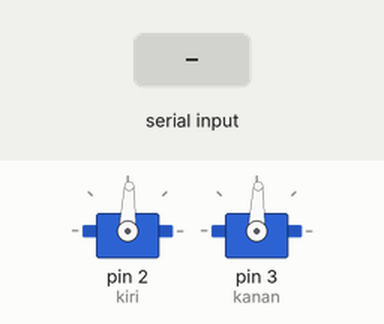
The sketch below on a simulated Arduino Uno, built with avr-gcc and run on an emulated ATmega328P. On the bench: 2 × servo. Inputs (shaded band) come from the test bench.

Above: at 1.2 s.
1.3 s: "1" received over Serial
At 2.2 s:
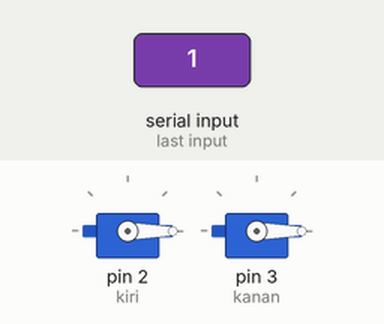
2.8 s: "2" received over Serial
At 3.3 s:
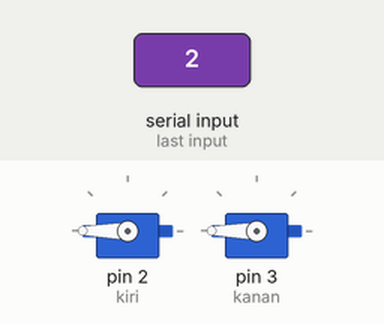
4.3 s: "3" received over Serial
At 5.5 s:
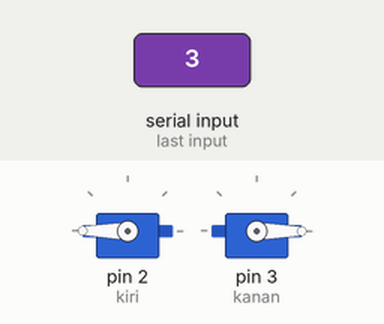
5.8 s: "4" received over Serial
At 6.8 s:
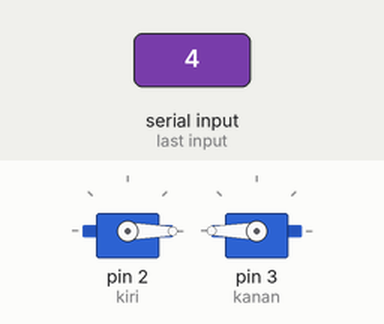
7.3 s: "0" received over Serial
At 8.0 s:
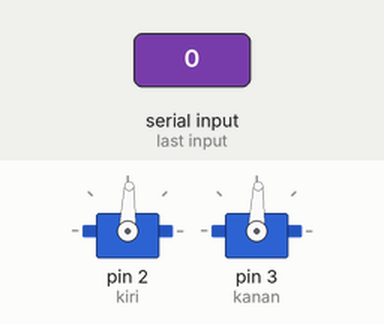
Timing chart, 0 to 9.8 s (numbered marks = the images above; inputs shaded):
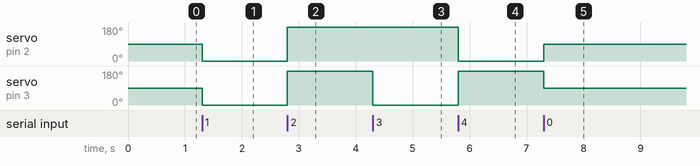

The sketch:

control_robot_petrik.ino
```cpp
#include <Servo.h>
Servo kiri;
Servo kanan;
void setup() {
Serial.begin(9600);
kiri.attach(2);
kanan.attach(3);
kiri.write(88);
kanan.write(88);
}

void loop() {
  if(Serial.available()){
    int data=Serial.read();
    if (data=='1'){
      kiri.write(0);
      kanan.write(0);
    } if (data=='2'){
      kiri.write(180);
      kanan.write(180);
    }if (data=='3'){
      kiri.write(180);
      kanan.write(0);
    }if (data=='4'){
      kiri.write(0);
      kanan.write(180);
    }if (data=='0'){
      kiri.write(88);
      kanan.write(88);
    }
  }

}
```

Measured:
- after the input at 1.3 s, servo on pin 2 (kiri), servo on pin 3 (kanan): 88° → 0° at once
- after the input at 2.8 s, servo on pin 2 (kiri), servo on pin 3 (kanan): 0° → 180° at once
- after the input at 4.3 s, servo on pin 3 (kanan): 180° → 0° at once
- after the input at 5.8 s, servo on pin 2 (kiri): 180° → 0° at once; servo on pin 3 (kanan): 0° → 180° at once
- after the input at 7.3 s, servo on pin 2 (kiri): 0° → 88° at once; servo on pin 3 (kanan): 180° → 88° at once
